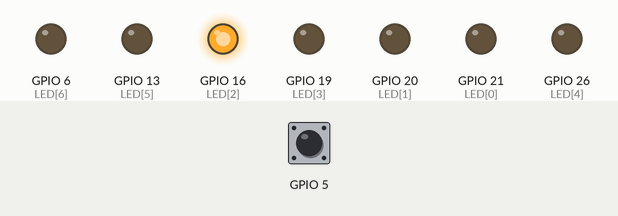
Bench run of a program on a simulated Raspberry Pi (BCM pin numbers). Shown: output pins drawn as LEDs (lit = HIGH). Dashed ring = blinking. Inputs (shaded band) come from the test bench; at power-on: GPIO 5 HIGH.

Above: at 1.2 s.
1.3 s: GPIO 5 pulled LOW for 1.85 s
At 4.58 s:
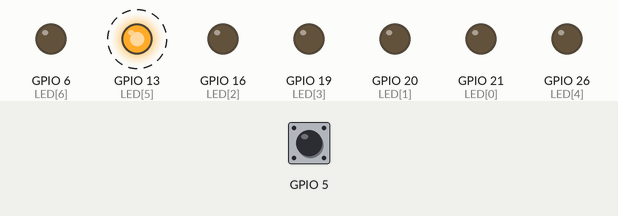
7.0 s: GPIO 5 pulled LOW for 1.85 s
At 7.9 s:
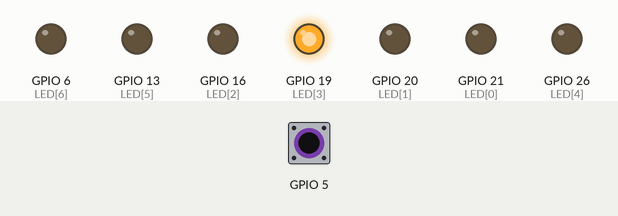
11.0 s: GPIO 5 pulled LOW for 3.2 s
At 12.6 s:
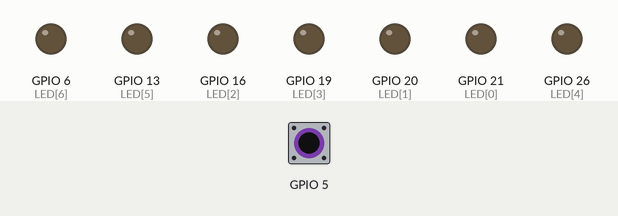
15.7 s: GPIO 5 pulled LOW for 1.85 s
At 18.1 s:
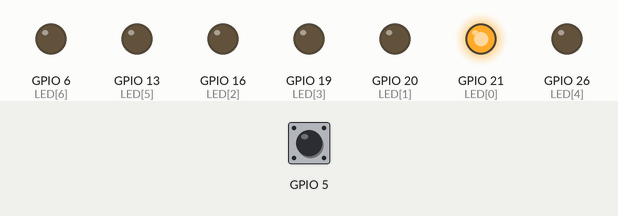
20.7 s: GPIO 5 pulled LOW for 1.85 s
25.8 s: GPIO 5 pulled LOW for 3.2 s
Timing chart, 0 to 32.8 s (numbered marks = the images above; inputs shaded):
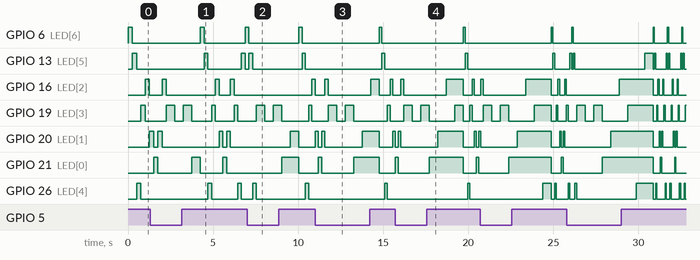

The program:

led-game.py
```python
import RPi.GPIO as GPIO,time,sys

GPIO.setmode(GPIO.BCM)
LED=[21,20,16,19,26,13,6]
GT=0.25
WIN=[]
COUNT=[1]
GPIO.setup(5, GPIO.IN, pull_up_down=GPIO.PUD_UP)
for i in range(7):
	GPIO.setup(LED[i], GPIO.OUT)
	GPIO.output(LED[i], False)

while 1:
	if len(WIN)==len(COUNT):
		GT=GT-0.030
		COUNT.append(1)
		time.sleep(0.5)
		GPIO.output(19, False)
		time.sleep(0.5)
		GPIO.output(19,True)
		time.sleep(0.5)
		GPIO.output(19, False)
		for a in range(len(WIN)):
			GPIO.output(LED[a], True)
			time.sleep(.5)
		for x in range(len(WIN)):
			GPIO.output(LED[x], False)

	if len(WIN)==7:
		break
	for i in reversed(range(7)):
		GPIO.output(LED[i], True)

		if i==3:
			if GPIO.input(5)==False:
				WIN.append(1)
				break
		time.sleep(GT)
		GPIO.output(LED[i],False)

	if len(WIN)==len(COUNT):
		continue

	for i in range(1,6):
		GPIO.output(LED[i],True)
		if i==3:
			if GPIO.input(5)==False:
				WIN.append(1)
				break
		time.sleep(GT)
		GPIO.output(LED[i],False)
print("You won!!")
for f in range(10):
	for c in reversed(range(7)):
		GPIO.output(LED[c],True)
		time.sleep(.15)
	for d in range(7):
		GPIO.output(LED[d],True)
		time.sleep(.15)
		GPIO.output(LED[d],False)
	for e in range(6):
		GPIO.output(LED[e],True)
		time.sleep(.15)
		GPIO.output(LED[e],False)
```
